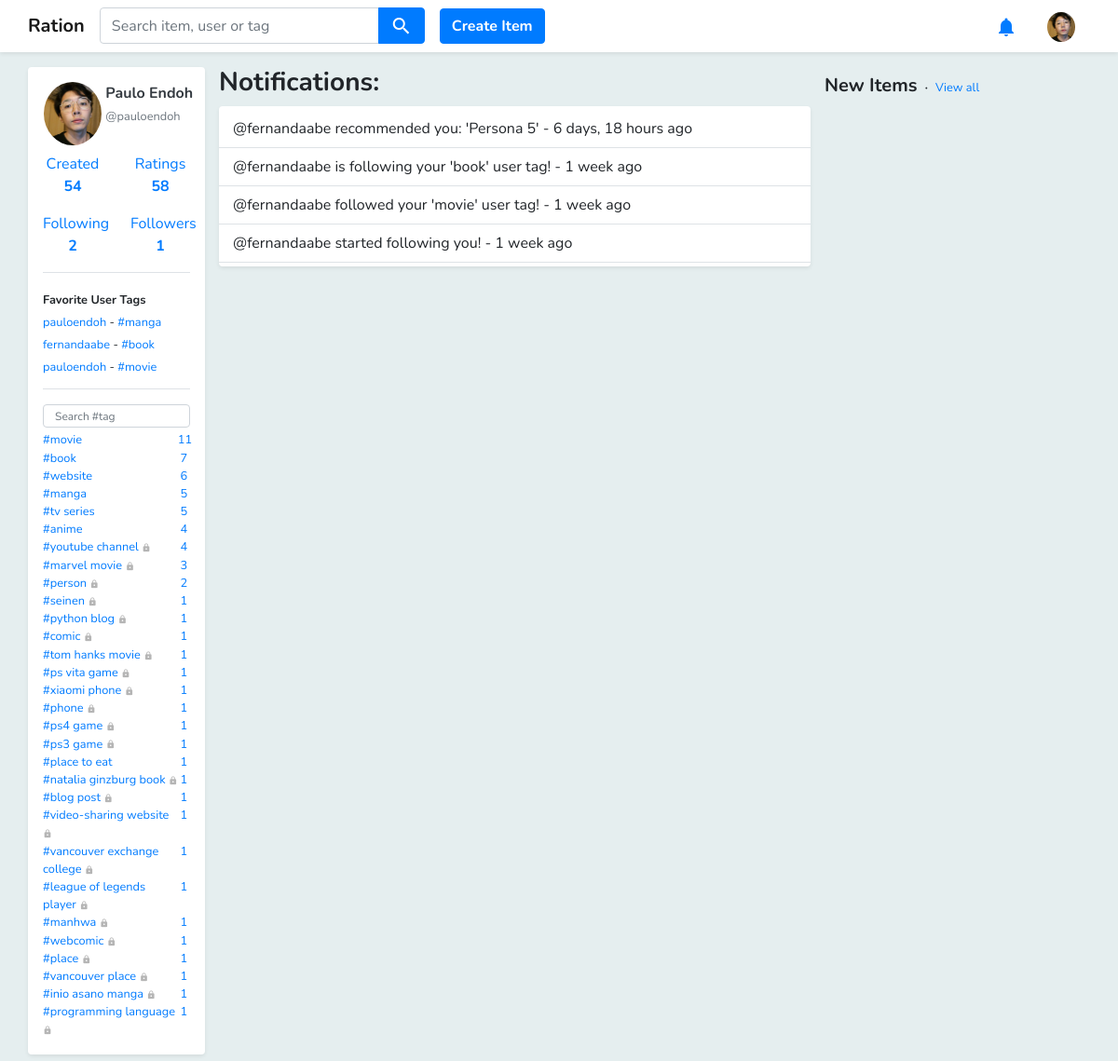
Screenshot of /notifications/ (signed in) with the database file from the repository.
### core/models.py (models this page shows, shortened)
class Profile(models.Model):
    user = models.OneToOneField(
        User,
        related_name='profile',
        on_delete=models.CASCADE,
        primary_key=True
    )
    fullname = models.CharField(max_length=100)
    picture = models.ImageField(upload_to='profile_pics', blank=True, default="profile_pics/default.png")
    bio = models.TextField(null=True, blank=True)
    location = models.TextField(null=True, blank=True)
    website = models.TextField(null=True, blank=True)

class User_Item(models.Model):
    user = models.ForeignKey(User, related_name='user_items', on_delete=models.CASCADE)
    item = models.ForeignKey(Item, related_name='user_items', on_delete=models.CASCADE)
    rating = models.FloatField(validators=[MinValueValidator(1), MaxValueValidator(5)], null=True, blank=True)
    interest = models.FloatField(validators=[MinValueValidator(1), MaxValueValidator(3)], null=True, blank=True)

class Following(models.Model):
    follower = models.ForeignKey(User, on_delete=models.CASCADE)
    user_tag = models.ForeignKey(User_Tag, on_delete=models.CASCADE)

class User_Tag(models.Model):
    user = models.ForeignKey(User, on_delete=models.CASCADE)
    tag = models.ForeignKey(Tag, on_delete=models.CASCADE)
    item_count = models.IntegerField()
    is_private = models.NullBooleanField()

class Favorite_User_Tag(models.Model):
    user = models.ForeignKey(User, related_name='favorite_user_tags', on_delete=models.CASCADE)
    user_tag = models.ForeignKey(User_Tag, on_delete=models.CASCADE)

class Tag(models.Model):
    name = models.TextField()
    is_official = models.BooleanField(default=0)

class Notification(models.Model):
    user = models.ForeignKey(User, related_name='notifications', on_delete=models.CASCADE)
    message = models.CharField(max_length=255)
    timestamp = models.DateTimeField(auto_now_add=True)
    is_new = models.BooleanField(default=True)
    was_new = models.BooleanField(default=False)

### core/views.py (the view)
# urls.py: path('notifications/', views.notifications, name='notifications'),
@login_required
def notifications(request):
    notifications = Notification.objects.filter(user=request.user).order_by('-timestamp')
    for notification in notifications:
        if notification.was_new:
            notification.was_new = False
            notification.save()
        if notification.is_new:
            notification.is_new = False
            notification.was_new = True
            notification.save()
    return render(request, 'notifications.html', {'notifications': notifications, })

### core/models.py (called while the page is built)
def get_user_tag_list(self):
    user_tag_list = User_Tag.objects.filter(user=self).order_by('-item_count')
    return user_tag_list

def get_followers(self):
    followers = []
    user_tags = User_Tag.objects.filter(user=self)
    for user_tag in user_tags:
        followings = Following.objects.filter(user_tag=user_tag)
        for following in followings:
            in_list = False
            for follower in followers:
                if follower.id == following.follower.id:
                    in_list = True
            if not in_list:
                followers.append(following.follower)
    return followers

def new_notifications_count(self):
    count = 0
    notifications = Notification.objects.filter(user=self)
    for notification in notifications:
        if notification.is_new:
            count += 1
    return count

### core/templatetags/utils.py (called while the page is built)
@register.simple_tag
def get_follower_count_by_user(user):
    followers = user.get_followers()
    return len(followers)

@register.simple_tag
def get_following_count_by_user(user):
    followings = Following.objects.filter(follower=user)
    user_followings = []
    for following in followings:
        inside_list = False
        for user_following in user_followings:
            if following.user_tag.user.id == user_following.id:
                inside_list= True
        if not inside_list:
            user_followings.append(following.user_tag.user)
    return len(user_followings)

@register.simple_tag
def get_created_item_count_by_user(user):
    count = Item.objects.filter(creator=user).count()
    return count

### templates/notifications.html
{% extends 'base.html' %}
{% load humanize %}
{% block content %}
<div class="pb-2 container">
    <div class="row">
        {% include 'includes/left_container.html' %}
        <div class="col-7">
            <h3 class="font-weight-bold">Notifications: </h3>
            <div class="bg-white rounded shadow-sm pt-1 pb-1 ">
                {% for notification in notifications %}
            <div class="container pt-2 pb-2 border-bottom
                    {% if notification.was_new %}
                    bg-light
                    {% else %}
                    bg-white
                    {% endif %}
                    "
            >
                <p class="mb-0">{{ notification.message }} - {{ notification.timestamp|naturaltime }}</p>
            </div>
            {% endfor %}
            </div>
        </div>
        <div class="col-3 pl-0 pr-0">
            {% include 'includes/right_container.html' %}
        </div>
    </div>
</div>
{% endblock %}

### templates/base.html (shortened to what this page needs)
{% load staticfiles %}
<!DOCTYPE html>
<html lang="en">
<head>
    <link rel="stylesheet" href="{% static 'styles/bootstrap.css' %}">
    <link rel="stylesheet" href="https://use.fontawesome.com/releases/v5.0.13/css/all.css"
>
    <link rel="stylesheet" href="{% static 'styles/jquery-ui.css' %}" type="text/css" media="all"/>
    <link href="{% static 'styles/main.css' %}" rel="stylesheet">
</head>
<body class="body">
<div class="pt-5"></div>
<nav class="navbar fixed-top navbar-expand-sm bg-white navbar-light shadow-sm ">
    <div class="container pl-0 pr-0 ">
        <ul class="navbar-nav mr-auto">
            <li class="nav-item ">
                <a class="navbar-brand font-weight-bold" href="{% url 'home' %}">Ration</a>
            </li>
            <li class="nav-item">
                <form method="get" action="{% url 'search' %}">
                    <div class="input-group ui-widget">
                        <input id='search-box' type="text" class="form-control text-italic" name="q"
                               placeholder="Search item, user or tag" required
                               />
                        <div class="input-group-append">
                            <button class="btn btn-primary"><i class="material-icons align-middle">search</i></button>
                        </div>
                    </div>
                </form>
            </li>
            {% if request.user.is_authenticated %}
            <div class="pl-3 align-self-center">
                <a href="{% url 'create_item' %}">
                    <button type="button" class="btn btn-primary rounded font-weight-bold">Create Item</button>
                </a>
            </div>
            {% endif %}
        </ul>
        <ul class="navbar-nav">
            {% if request.user.is_authenticated %}
            <li class="nav-item pr-3">
                <a class="nav-link p-0" href="{% url 'notifications' %}">
                    <i class="material-icons pt-2 text-primary">
                    </i>
                </a>
            </li>
            <li class="nav-item dropdown">
                <a class="nav-link text-primary p-0" href="#" id="navbardrop"
                   data-toggle="dropdown">
                    <img class="rounded-circle mt-1 ml-3 mr-3" src="/media/{{ request.user.profile.picture }}"  width="30px"/>
                </a>
            </li>
            {% endif %}
        </ul>
    </div>
</nav>
{% block content %}{% endblock %}
</body>
</html>

### templates/includes/left_container.html (shortened to what this page needs)
{% load utils %}
<div class="col-2 pl-0 pr-0">
    {% if request.user.is_authenticated %}
    <div class="bg-white pl-3 pr-3 shadow-sm rounded">
        <div class="pt-3">
            {% if user.is_authenticated %}
            <div class="row">
                <div class="col-5 pl-3 pr-0">
                    <a href="{% url 'user' user.username %}">
                        <img class="rounded-circle w-100" src="/media/{{ user.profile.picture }}"/>
                    </a>
                </div>
                <div class="col-7 pl-1 pr-2">
                    <p>
                        <a href="{% url 'user' user.username %}" class="text-dark no-underline">
                            <b>{{ user.profile.fullname }}</b>
                            <br>
                            <small class="text-muted d-inline">@{{ user.username }}</small>
                        </a>
                    </p>
                </div>
            </div>
            <div class="row">
                <div class="col-6">
                    <div class="align-self-center">
                        <a class="nav-link text-center pl-0 pr-0 {% if '/created' in request.path %}font-weight-bold{% endif %}"
                           href="{% url 'user_created_item_list' user.username %}">Created
                            <br>
                            <b>
                                {%get_created_item_count_by_user user%}
                            </b>
                        </a>
                    </div>
                </div>
                <div class="col-6">
                    <div class="align-self-center">
                        <a class="nav-link text-center pl-0 pr-0  {% if '/ratings' in request.path %}font-weight-bold{% endif %}"
                           href="{% url 'rating_list' user.username %}">Ratings<br><b>{{user.user_items.all|length}}</b>
                        </a>
                    </div>
                </div>
            </div>
            <div class="row">
                <div class="col-6">
                    <div class="align-self-center">
                        <a class="nav-link text-center pl-0 pr-0  {% if '/following' in request.path %}font-weight-bold{% endif %}"
                           href="{% url 'following_list' user.username %}">Following
                            <br>
                            <b> {% get_following_count_by_user user %}</b>
                        </a>
                    </div>
                </div>
                <div class="col-6">
                    <div class="align-self-center">
                        <a class="nav-link text-center pl-0 pr-0  {% if '/followers' in request.path %}font-weight-bold{% endif %}"
                           href="{% url 'follower_list' user.username %}">Followers<br>
                            <b>{% get_follower_count_by_user user %}</b>
                        </a>
                    </div>
                </div>
            </div>
            {% if user == request.user and user.favorite_user_tags.count > 0 %}
            <div class="mt-2 mb-3 container border-top"></div>
                <small class="font-weight-bold">
                                                Favorite User Tag{{ user.favorite_user_tags.count|pluralize }}
                </small>
            <ul class="no-bullets pl-0 pb-1 mb-0">
                {% for favorite_user_tag in user.favorite_user_tags.all %}
                <li>
                    <small>
                        <a href="{% url 'user' favorite_user_tag.user_tag.user.username %}">
                            {{ favorite_user_tag.user_tag.user.username }}
                        </a>
                        -
                        <a href="{% url 'rating_list' favorite_user_tag.user_tag.user.username  %}?tag={{ favorite_user_tag.user_tag.tag.name }}">
                            #{{ favorite_user_tag.user_tag.tag.name }}
                        </a>
                    </small>
                </li>
                {% endfor %}
            </ul>
            {% endif %}
            <div class="mt-2 mb-3 container border-top"></div>
            <ul class="no-bullets pl-0 pb-3">
                <div class="form-group mb-1">
                    <input class="form-control user-tag-filter" type="text" placeholder="Search #tag"/>
                </div>
                {% for user_tag in user.get_user_tag_list %}
                {% if user_tag.user == request.user %}
                <li>
                    <small>
                        <a href="{% url 'rating_list' user.username %}?tag={{ user_tag.tag.name }}">
                            <div class="row no-gutters">
                                <div class="col-11">
                                    #{{ user_tag.tag.name }}
                                    {% if user_tag.is_private %}
                                    <i class="material-icons align-middle" style="font-size: 10px; color: #b5b5b5; ">
                                    </i>
                                    {% endif %}
                                </div>
                                <div class="col-1 text-center">
                                    {{ user_tag.item_count }}
                                </div>
                            </div>
                        </a>
                    </small>
                </li>
                {% endif %}
                {% endfor %}
            </ul>
            {% endif %}
        </div>
    </div>
    {% endif %}
</div>

### static/styles/main.css (style rules this page uses)
.no-underline:link { text-decoration:none; }
#search-box { width:300px; }
.no-bullets { list-style-type: none; }
.body { background-color: #e5eeef; }
.user-tag-filter { height: 25px; font-size: 12px; }

### rows the page displays
Favorite_User_Tag: user_tag.user.username "pauloendoh", user_tag.tag.name "manga"
Favorite_User_Tag: user_tag.user.username "fernandaabe", user_tag.tag.name "book"
Favorite_User_Tag: user_tag.user.username "pauloendoh", user_tag.tag.name "movie"
User_Tag: tag.name "movie", item_count "11"
User_Tag: tag.name "book", item_count "7"
User_Tag: tag.name "website", item_count "6"
User_Tag: tag.name "manga", item_count "5"
User_Tag: tag.name "tv series", item_count "5"
User_Tag: tag.name "anime", item_count "4"
User_Tag: tag.name "youtube channel", is_private True (drawn), item_count "4"
User_Tag: tag.name "marvel movie", is_private True (drawn), item_count "3"
User_Tag: tag.name "person", is_private True (drawn), item_count "2"
User_Tag: tag.name "seinen", is_private True (drawn), item_count "1"
User_Tag: tag.name "python blog", is_private True (drawn), item_count "1"
User_Tag: tag.name "comic", is_private True (drawn), item_count "1"
User_Tag: tag.name "tom hanks movie", is_private True (drawn), item_count "1"
User_Tag: tag.name "ps vita game", is_private True (drawn), item_count "1"
User_Tag: tag.name "xiaomi phone", is_private True (drawn), item_count "1"
User_Tag: tag.name "phone", is_private True (drawn), item_count "1"
User_Tag: tag.name "ps4 game", is_private True (drawn), item_count "1"
User_Tag: tag.name "ps3 game", is_private True (drawn), item_count "1"
User_Tag: tag.name "place to eat", item_count "1"
User_Tag: tag.name "natalia ginzburg book", is_private True (drawn), item_count "1"
User_Tag: tag.name "blog post", is_private True (drawn), item_count "1"
User_Tag: tag.name "video-sharing website", is_private True (drawn), item_count "1"
User_Tag: tag.name "vancouver exchange college", is_private True (drawn), item_count "1"
User_Tag: tag.name "league of legends player", is_private True (drawn), item_count "1"
User_Tag: tag.name "manhwa", is_private True (drawn), item_count "1"
User_Tag: tag.name "webcomic", is_private True (drawn), item_count "1"
User_Tag: tag.name "place", is_private True (drawn), item_count "1"
User_Tag: tag.name "vancouver place", is_private True (drawn), item_count "1"
User_Tag: tag.name "inio asano manga", is_private True (drawn), item_count "1"
User_Tag: tag.name "programming language", is_private True (drawn), item_count "1"
Notification: message "@fernandaabe recommended you: 'Persona 5'", timestamp "6 days, 18 hours ago"
Notification: message "@fernandaabe is following your 'book' user tag!", timestamp "1 week ago"
Notification: message "@fernandaabe followed your 'movie' user tag!", timestamp "1 week ago"
Notification: message "@fernandaabe started following you!", timestamp "1 week ago"

### other values shown
{{ user.profile.fullname }} "Paulo Endoh"
{{ user.username }} "pauloendoh"
{{ user.user_items.all|length }} "58"
